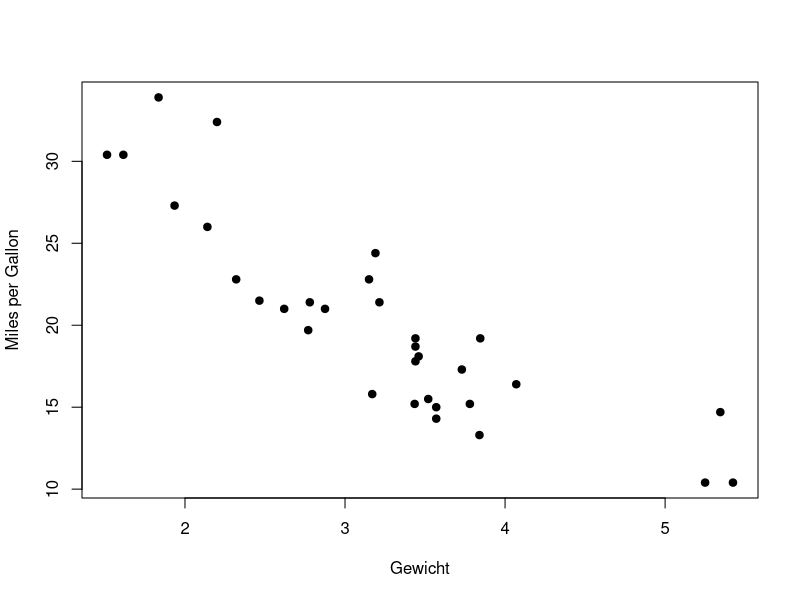

Recreate this plot in R.
## ---- chunk 1
#| echo: false
#| warning: false
#| message: false
#| fig-cap: "Zusammenhang zwischen Gewicht und Verbrauch"

plot(
  mtcars$wt,
  mtcars$mpg,
  pch = 19,
  xlab = "Gewicht",
  ylab = "Miles per Gallon"
)
